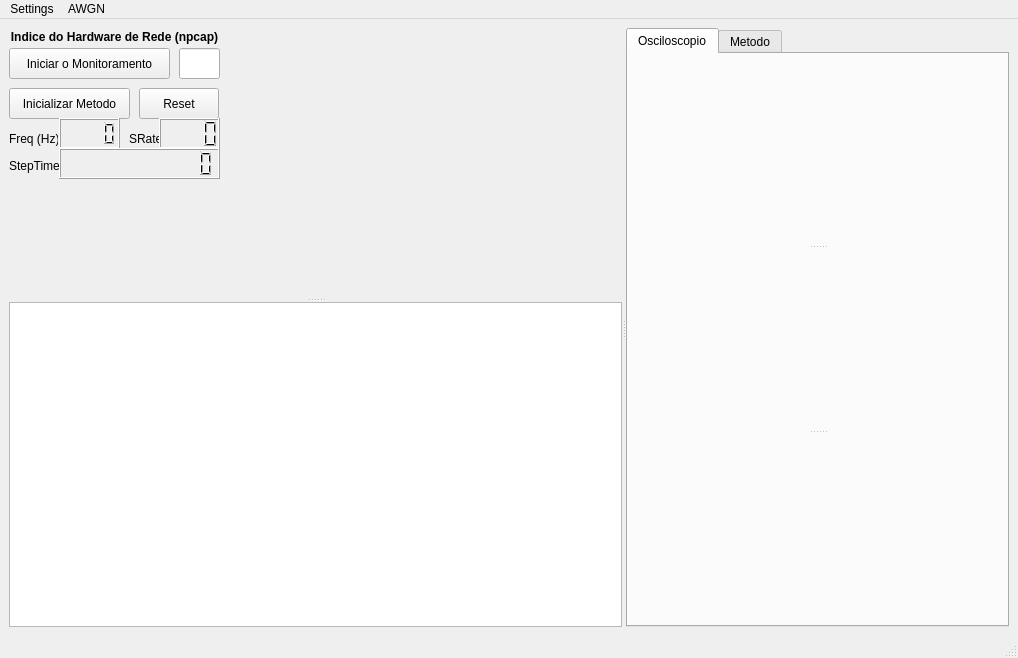
<?xml version="1.0" encoding="UTF-8"?>
<ui version="4.0">
 <class>MainWindow</class>
 <widget class="QMainWindow" name="MainWindow">
  <property name="geometry">
   <rect>
    <x>0</x>
    <y>0</y>
    <width>1018</width>
    <height>658</height>
   </rect>
  </property>
  <property name="windowTitle">
   <string>MainWindow</string>
  </property>
  <property name="styleSheet">
   <string notr="true"/>
  </property>
  <property name="dockNestingEnabled">
   <bool>false</bool>
  </property>
  <widget class="QWidget" name="centralwidget">
   <layout class="QGridLayout" name="gridLayout">
    <item row="0" column="1">
     <widget class="QSplitter" name="splitter_2">
      <property name="orientation">
       <enum>Qt::Horizontal</enum>
      </property>
      <widget class="QWidget" name="widget" native="true">
       <layout class="QGridLayout" name="gridLayout_2">
        <item row="0" column="0">
         <widget class="QSplitter" name="splitter_3">
          <property name="orientation">
           <enum>Qt::Vertical</enum>
          </property>
          <widget class="QWidget" name="widget_3" native="true">
           <property name="minimumSize">
            <size>
             <width>220</width>
             <height>160</height>
            </size>
           </property>
           <property name="maximumSize">
            <size>
             <width>10000</width>
             <height>1000</height>
            </size>
           </property>
           <widget class="QPushButton" name="starButton">
            <property name="geometry">
             <rect>
              <x>0</x>
              <y>20</y>
              <width>161</width>
              <height>31</height>
             </rect>
            </property>
            <property name="text">
             <string>Iniciar o Monitoramento</string>
            </property>
           </widget>
           <widget class="QPushButton" name="iniMetButon">
            <property name="geometry">
             <rect>
              <x>0</x>
              <y>60</y>
              <width>121</width>
              <height>31</height>
             </rect>
            </property>
            <property name="text">
             <string>Inicializar Metodo</string>
            </property>
           </widget>
           <widget class="QPushButton" name="spButon">
            <property name="geometry">
             <rect>
              <x>130</x>
              <y>60</y>
              <width>80</width>
              <height>31</height>
             </rect>
            </property>
            <property name="text">
             <string>Reset</string>
            </property>
           </widget>
           <widget class="QLineEdit" name="lineEdit">
            <property name="geometry">
             <rect>
              <x>170</x>
              <y>20</y>
              <width>41</width>
              <height>31</height>
             </rect>
            </property>
            <property name="maximumSize">
             <size>
              <width>200</width>
              <height>16777215</height>
             </size>
            </property>
           </widget>
           <widget class="QLabel" name="label">
            <property name="geometry">
             <rect>
              <x>0</x>
              <y>0</y>
              <width>211</width>
              <height>16</height>
             </rect>
            </property>
            <property name="maximumSize">
             <size>
              <width>250</width>
              <height>16777215</height>
             </size>
            </property>
            <property name="font">
             <font>
              <italic>false</italic>
              <bold>true</bold>
              <underline>false</underline>
              <strikeout>false</strikeout>
              <kerning>true</kerning>
              <hintingpreference>PreferDefaultHinting</hintingpreference>
             </font>
            </property>
            <property name="focusPolicy">
             <enum>Qt::NoFocus</enum>
            </property>
            <property name="layoutDirection">
             <enum>Qt::LeftToRight</enum>
            </property>
            <property name="text">
             <string>Indice do Hardware de Rede (npcap)</string>
            </property>
            <property name="textFormat">
             <enum>Qt::AutoText</enum>
            </property>
            <property name="scaledContents">
             <bool>false</bool>
            </property>
            <property name="alignment">
             <set>Qt::AlignBottom|Qt::AlignHCenter</set>
            </property>
           </widget>
           <widget class="QLCDNumber" name="lcd_freq">
            <property name="geometry">
             <rect>
              <x>50</x>
              <y>90</y>
              <width>61</width>
              <height>31</height>
             </rect>
            </property>
            <property name="smallDecimalPoint">
             <bool>true</bool>
            </property>
            <property name="digitCount">
             <number>4</number>
            </property>
           </widget>
           <widget class="QLabel" name="label_freq">
            <property name="geometry">
             <rect>
              <x>0</x>
              <y>100</y>
              <width>49</width>
              <height>21</height>
             </rect>
            </property>
            <property name="text">
             <string>Freq (Hz):</string>
            </property>
           </widget>
           <widget class="QLabel" name="label_3">
            <property name="geometry">
             <rect>
              <x>120</x>
              <y>100</y>
              <width>31</width>
              <height>21</height>
             </rect>
            </property>
            <property name="text">
             <string>SRate:</string>
            </property>
           </widget>
           <widget class="QLCDNumber" name="lcdNumber">
            <property name="geometry">
             <rect>
              <x>150</x>
              <y>90</y>
              <width>61</width>
              <height>31</height>
             </rect>
            </property>
            <property name="digitCount">
             <number>4</number>
            </property>
           </widget>
           <widget class="QLCDNumber" name="lcdAmostral">
            <property name="geometry">
             <rect>
              <x>50</x>
              <y>120</y>
              <width>161</width>
              <height>31</height>
             </rect>
            </property>
            <property name="smallDecimalPoint">
             <bool>true</bool>
            </property>
            <property name="digitCount">
             <number>10</number>
            </property>
           </widget>
           <widget class="QLabel" name="label_2">
            <property name="geometry">
             <rect>
              <x>0</x>
              <y>130</y>
              <width>61</width>
              <height>16</height>
             </rect>
            </property>
            <property name="text">
             <string>StepTime</string>
            </property>
           </widget>
          </widget>
          <widget class="QTextEdit" name="textEdit"/>
         </widget>
        </item>
       </layout>
      </widget>
      <widget class="QWidget" name="widget_2" native="true">
       <layout class="QGridLayout" name="gridLayout_4">
        <item row="0" column="0">
         <widget class="QTabWidget" name="tabWidget">
          <property name="currentIndex">
           <number>0</number>
          </property>
          <widget class="QWidget" name="Osciloscopio">
           <attribute name="title">
            <string>Osciloscopio</string>
           </attribute>
           <layout class="QGridLayout" name="gridLayout_3">
            <item row="0" column="0">
             <widget class="QSplitter" name="splitter">
              <property name="orientation">
               <enum>Qt::Vertical</enum>
              </property>
              <widget class="QCustomPlot" name="customPlot" native="true"/>
              <widget class="QCustomPlot" name="customPlot1" native="true"/>
              <widget class="QCustomPlot" name="customPlot2" native="true">
               <property name="minimumSize">
                <size>
                 <width>20</width>
                 <height>20</height>
                </size>
               </property>
              </widget>
             </widget>
            </item>
           </layout>
          </widget>
          <widget class="QWidget" name="tabMetodo">
           <attribute name="title">
            <string>Metodo</string>
           </attribute>
           <layout class="QVBoxLayout" name="verticalLayout">
            <item>
             <widget class="QSplitter" name="splitter_4">
              <property name="orientation">
               <enum>Qt::Vertical</enum>
              </property>
              <widget class="QCustomPlot" name="customPlot_m" native="true"/>
              <widget class="QCustomPlot" name="customPlot1_m" native="true"/>
              <widget class="QCustomPlot" name="customPlot2_m" native="true">
               <property name="minimumSize">
                <size>
                 <width>20</width>
                 <height>20</height>
                </size>
               </property>
              </widget>
             </widget>
            </item>
           </layout>
          </widget>
         </widget>
        </item>
       </layout>
      </widget>
     </widget>
    </item>
   </layout>
  </widget>
  <widget class="QStatusBar" name="statusbar"/>
  <widget class="QMenuBar" name="menubar">
   <property name="geometry">
    <rect>
     <x>0</x>
     <y>0</y>
     <width>1018</width>
     <height>21</height>
    </rect>
   </property>
   <widget class="QMenu" name="menuSettings">
    <property name="title">
     <string>Settings</string>
    </property>
    <addaction name="actionCheck_Devices"/>
    <addaction name="actionGet_MAC"/>
    <addaction name="separator"/>
    <addaction name="actionSet_svID"/>
   </widget>
   <widget class="QMenu" name="menuAWGN">
    <property name="title">
     <string>AWGN</string>
    </property>
    <addaction name="actionSNR"/>
    <addaction name="actionget_desault"/>
    <addaction name="actionRuido"/>
   </widget>
   <addaction name="menuSettings"/>
   <addaction name="menuAWGN"/>
  </widget>
  <action name="actioninit">
   <property name="text">
    <string>Play</string>
   </property>
  </action>
  <action name="actionChange_Ethernet">
   <property name="text">
    <string>Change Ethernet</string>
   </property>
  </action>
  <action name="actionCheck_Devices">
   <property name="text">
    <string>Check Devices</string>
   </property>
  </action>
  <action name="actionGet_MAC">
   <property name="text">
    <string>Get MAC</string>
   </property>
  </action>
  <action name="actionSet_svID">
   <property name="text">
    <string>Set svID</string>
   </property>
  </action>
  <action name="actionSNR">
   <property name="text">
    <string>SNR</string>
   </property>
  </action>
  <action name="actionget_desault">
   <property name="text">
    <string>get desault</string>
   </property>
  </action>
  <action name="actionRuido">
   <property name="checkable">
    <bool>true</bool>
   </property>
   <property name="text">
    <string>Ruido</string>
   </property>
  </action>
 </widget>
 <customwidgets>
  <customwidget>
   <class>QCustomPlot</class>
   <extends>QWidget</extends>
   <header location="global">qcustomplot.h</header>
   <container>1</container>
  </customwidget>
 </customwidgets>
 <resources/>
 <connections/>
</ui>
